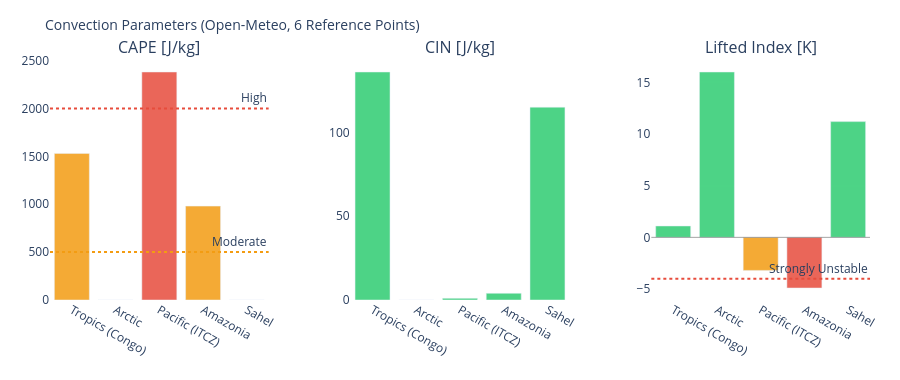

The cell this chart's notebook holds for it:
### Markdown cell above
---
## 3. Visualizations

### Code cell
# ============================================================
# CAPE / CIN / LIFTED INDEX – Convection potential
# ============================================================

if not df_atm.empty:
    fig = make_subplots(
        rows=1, cols=3,
        subplot_titles=['CAPE [J/kg]', 'CIN [J/kg]', 'Lifted Index [K]'],
        horizontal_spacing=0.1
    )
    pts = df_atm['point'].tolist()
    pt_colors = ['#E85D24','#185FA5','#888780','#378ADD','#639922','#F2A623']

    # CAPE – höher = mehr Gewitterpotential
    cape_vals = df_atm['cape'].fillna(0).tolist()
    cape_colors = ['#e74c3c' if v > 2000 else '#f39c12' if v > 500 else '#2ecc71'
                   for v in cape_vals]
    fig.add_trace(go.Bar(x=pts, y=cape_vals, marker_color=cape_colors,
                         opacity=0.85, showlegend=False), row=1, col=1)
    fig.add_hline(y=2000, line_dash='dot', line_color='#e74c3c',
                  annotation_text='High', row=1, col=1)
    fig.add_hline(y=500,  line_dash='dot', line_color='#f39c12',
                  annotation_text='Moderate', row=1, col=1)

    # CIN – negativer = stärker gedeckelt (weniger Auslöse)
    cin_vals = df_atm['cin'].fillna(0).tolist()
    cin_colors = ['#e74c3c' if v < -200 else '#f39c12' if v < -50 else '#2ecc71'
                  for v in cin_vals]
    fig.add_trace(go.Bar(x=pts, y=cin_vals, marker_color=cin_colors,
                         opacity=0.85, showlegend=False), row=1, col=2)

    # Lifted Index – negativ = instabil
    li_vals = df_atm['li'].fillna(0).tolist()
    li_colors = ['#e74c3c' if v < -4 else '#f39c12' if v < 0 else '#2ecc71'
                 for v in li_vals]
    fig.add_trace(go.Bar(x=pts, y=li_vals, marker_color=li_colors,
                         opacity=0.85, showlegend=False), row=1, col=3)
    fig.add_hline(y=0, line_color='gray', line_width=0.7, row=1, col=3)
    fig.add_hline(y=-4, line_dash='dot', line_color='#e74c3c',
                  annotation_text='Strongly Unstable', row=1, col=3)

    fig.update_layout(
        title=dict(text='Convection Parameters (Open-Meteo, 6 Reference Points)', font=dict(size=14)),
        height=380, plot_bgcolor='rgba(0,0,0,0)', paper_bgcolor='rgba(0,0,0,0)',
        margin=dict(l=50, r=30, t=60, b=80)
    )
    fig.update_xaxes(tickangle=30)
    fig.show()

### Figure 1 — Plotly figure (JSON) as saved in the notebook; plotly's stock layout.template omitted (floating-point values rounded to 4 significant figures)
{"data": [{"marker": {"color": ["#f39c12", "#2ecc71", "#e74c3c", "#f39c12", "#2ecc71"]}, "opacity": 0.85, "showlegend": false, "type": "bar", "x": ["Tropics (Congo)", "Arctic", "Pacific (ITCZ)", "Amazonia", "Sahel"], "xaxis": "x", "y": [1530.0, 0.0, 2380.0, 980.0, 0.0], "yaxis": "y"}, {"marker": {"color": ["#2ecc71", "#2ecc71", "#2ecc71", "#2ecc71", "#2ecc71"]}, "opacity": 0.85, "showlegend": false, "type": "bar", "x": ["Tropics (Congo)", "Arctic", "Pacific (ITCZ)", "Amazonia", "Sahel"], "xaxis": "x2", "y": [136.0, 0.0, 1.0, 4.0, 115.0], "yaxis": "y2"}, {"marker": {"color": ["#2ecc71", "#2ecc71", "#f39c12", "#e74c3c", "#2ecc71"]}, "opacity": 0.85, "showlegend": false, "type": "bar", "x": ["Tropics (Congo)", "Arctic", "Pacific (ITCZ)", "Amazonia", "Sahel"], "xaxis": "x3", "y": [1.1, 16.0, -3.2, -4.9, 11.2], "yaxis": "y3"}], "layout": {"annotations": [{"font": {"size": 16}, "showarrow": false, "text": "CAPE [J/kg]", "x": 0.1333, "xanchor": "center", "xref": "paper", "y": 1.0, "yanchor": "bottom", "yref": "paper"}, {"font": {"size": 16}, "showarrow": false, "text": "CIN [J/kg]", "x": 0.5, "xanchor": "center", "xref": "paper", "y": 1.0, "yanchor": "bottom", "yref": "paper"}, {"font": {"size": 16}, "showarrow": false, "text": "Lifted Index [K]", "x": 0.8667, "xanchor": "center", "xref": "paper", "y": 1.0, "yanchor": "bottom", "yref": "paper"}, {"showarrow": false, "text": "High", "x": 1, "xanchor": "right", "xref": "x domain", "y": 2000, "yanchor": "bottom", "yref": "y"}, {"showarrow": false, "text": "Moderate", "x": 1, "xanchor": "right", "xref": "x domain", "y": 500, "yanchor": "bottom", "yref": "y"}, {"showarrow": false, "text": "Strongly Unstable", "x": 1, "xanchor": "right", "xref": "x3 domain", "y": -4, "yanchor": "bottom", "yref": "y3"}], "height": 380, "margin": {"b": 80, "l": 50, "r": 30, "t": 60}, "paper_bgcolor": "rgba(0,0,0,0)", "plot_bgcolor": "rgba(0,0,0,0)", "shapes": [{"line": {"color": "#e74c3c", "dash": "dot"}, "type": "line", "x0": 0, "x1": 1, "xref": "x domain", "y0": 2000, "y1": 2000, "yref": "y"}, {"line": {"color": "#f39c12", "dash": "dot"}, "type": "line", "x0": 0, "x1": 1, "xref": "x domain", "y0": 500, "y1": 500, "yref": "y"}, {"line": {"color": "gray", "width": 0.7}, "type": "line", "x0": 0, "x1": 1, "xref": "x3 domain", "y0": 0, "y1": 0, "yref": "y3"}, {"line": {"color": "#e74c3c", "dash": "dot"}, "type": "line", "x0": 0, "x1": 1, "xref": "x3 domain", "y0": -4, "y1": -4, "yref": "y3"}], "title": {"font": {"size": 14}, "text": "Convection Parameters (Open-Meteo, 6 Reference Points)"}, "xaxis": {"anchor": "y", "domain": [0.0, 0.2667], "tickangle": 30}, "xaxis2": {"anchor": "y2", "domain": [0.3667, 0.6333], "tickangle": 30}, "xaxis3": {"anchor": "y3", "domain": [0.7333, 1.0], "tickangle": 30}, "yaxis": {"anchor": "x", "domain": [0.0, 1.0]}, "yaxis2": {"anchor": "x2", "domain": [0.0, 1.0]}, "yaxis3": {"anchor": "x3", "domain": [0.0, 1.0]}}}
